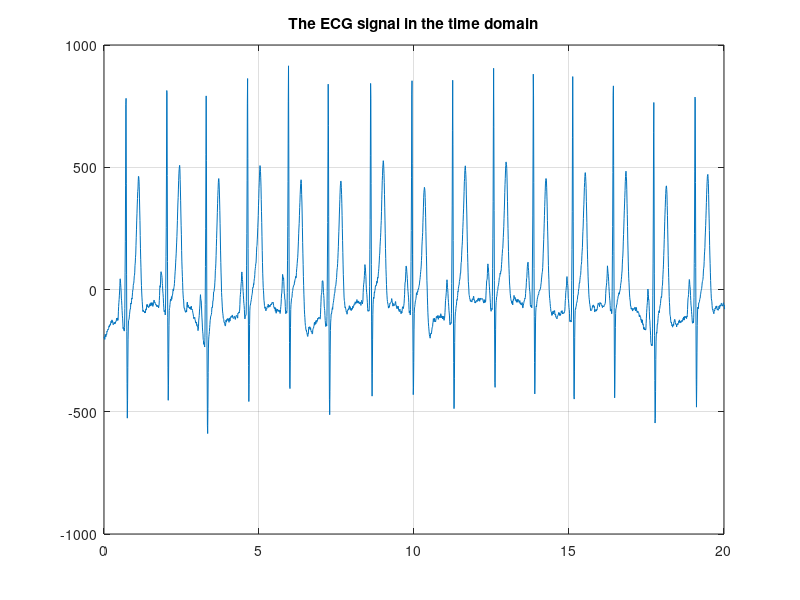
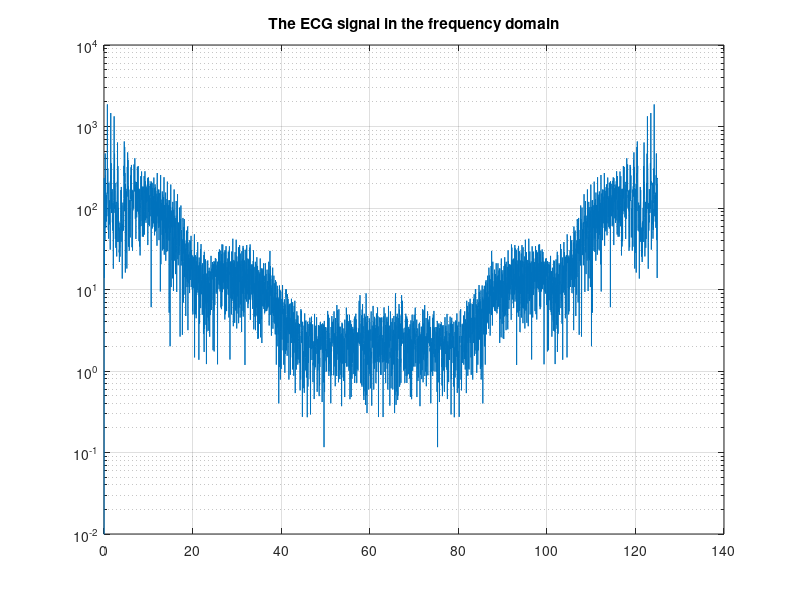
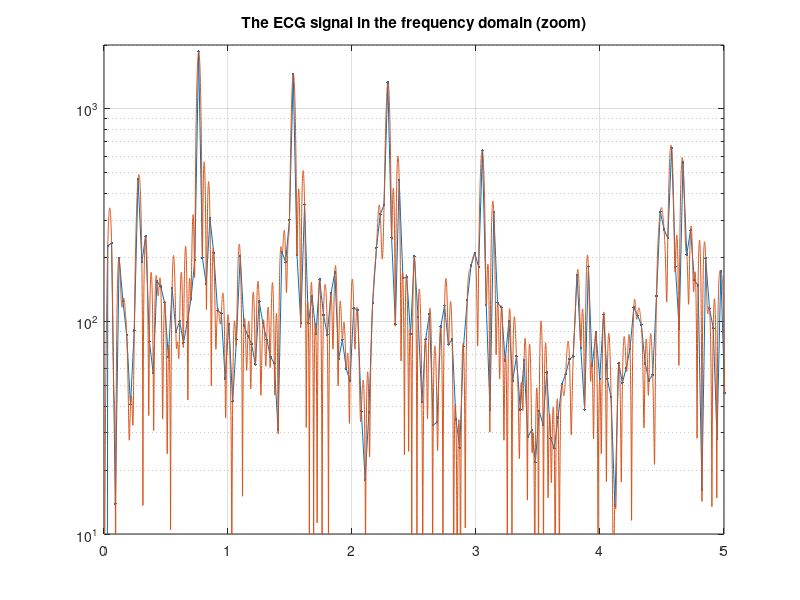

MATLAB code to generate these figures, in order: (Note: this script raises an error after producing the figures.)
clearvars
close all
clc


%% Lab 2 FFT ZOOM


%% 1. standard FFT

% load ECG data
load('data_ecg')
s = ecg-mean(ecg); % ECG signal
T = 1/125; % sampling period

% zero padding up to a power of 2
N = length(s); % length of the signal
s = [s, zeros(1,2^ceil(log2(N))-N)]; % zero padding up to a power of 2
t = T*(0:length(s)-1); % time instants associated to s

% plot the ECG signal in the time domain
figure(1)
plot(t,s) % plot the signal
grid % activate the grid
xlim([0,20]) % zoom on a signal portion
title('The ECG signal in the time domain')

% extract frequency samples
S = T*fft(s); % apply the DFT operator
N = length(S); % number of samples
F = 1/(T*N); % sampling period in the frequency domain
f = F*(0:N-1); % frequency instants associated to S

% plot the ECG signal in the frequency domain
figure(2)
semilogy(f,abs(S)) % plot the Fourier transform
grid % activate the grid
ylim([1e-2,1e4]) % zoom vertically
title('The ECG signal in the frequency domain')

% zoom on lower frequencies
figure(3)
semilogy(f,abs(S),'.-') % plot the Fourier transform
grid % activate the grid
ylim([1e1,2e3]) % zoom vertically
xlim([0, 5]) % zoom horizontally
title('The ECG signal in the frequency domain (zoom)')


%% 2. Interpolation in frequency by zero padding

% extract frequency samples
disp('Running zero-padding fft ...')
tic % starts the counter
s1 = [s zeros(1,63*length(s))]; % zero padded signal
S = T*fft(s1); % apply the DFT operator
toc % reads the counter
N = length(S); % number of samples
F = 1/(T*N); % sampling period in the frequency domain
f = F*(0:N-1); % frequency instants associated to S

% plot the result along with the standard one
figure(3)
hold on
semilogy(f,abs(S)) % plot the Fourier transform
hold off


%% 3. Zooming by Bluestein's algorithm

% determine the frequency samples of interest
dF = F; % same frequency samples as per the zero padded solution
f0 = 0*F; % starting point

% run Bluestein's algorithm
disp('Running Bluestein''s algorithm...')
tic % starts the counter
[Sk, fk] = bluestein(s,f0,dF,T);
toc % reads the counter

% plot the result along with the standard one
figure(3)
hold on
semilogy(fk,abs(Sk)) % plot the Fourier transform
hold off
legend('original signal','zero padded','Bluestein''s algorithm')

disp(['norm of the difference between Bluestein and zero-padding is ' num2str(norm(Sk-S(1:length(Sk))))])



%% functions %%%%%%%%%%%%%%%

function [Sk, fk] = bluestein(s,f0,dF,T)

N = length(s); % number of samples
fk = f0+dF*(0:N-1); % frequency samples of interest
% intermediate signal z
z = s.*exp(-2i*pi*f0*T*(0:N-1)-1i*pi*T*dF*(0:N-1).^2); 
z = [z, zeros(1,N)];
% intermediate signal q
q = exp(1i*pi*T*dF*(-N:N-1).^2); 
% cyclic convolution via FFT
v = T*ifft(fft(z).*fft(q));
% extract a part and correct
Sk = v(N+1:end).*exp(-1i*pi*T*dF*(0:N-1).^2);
end